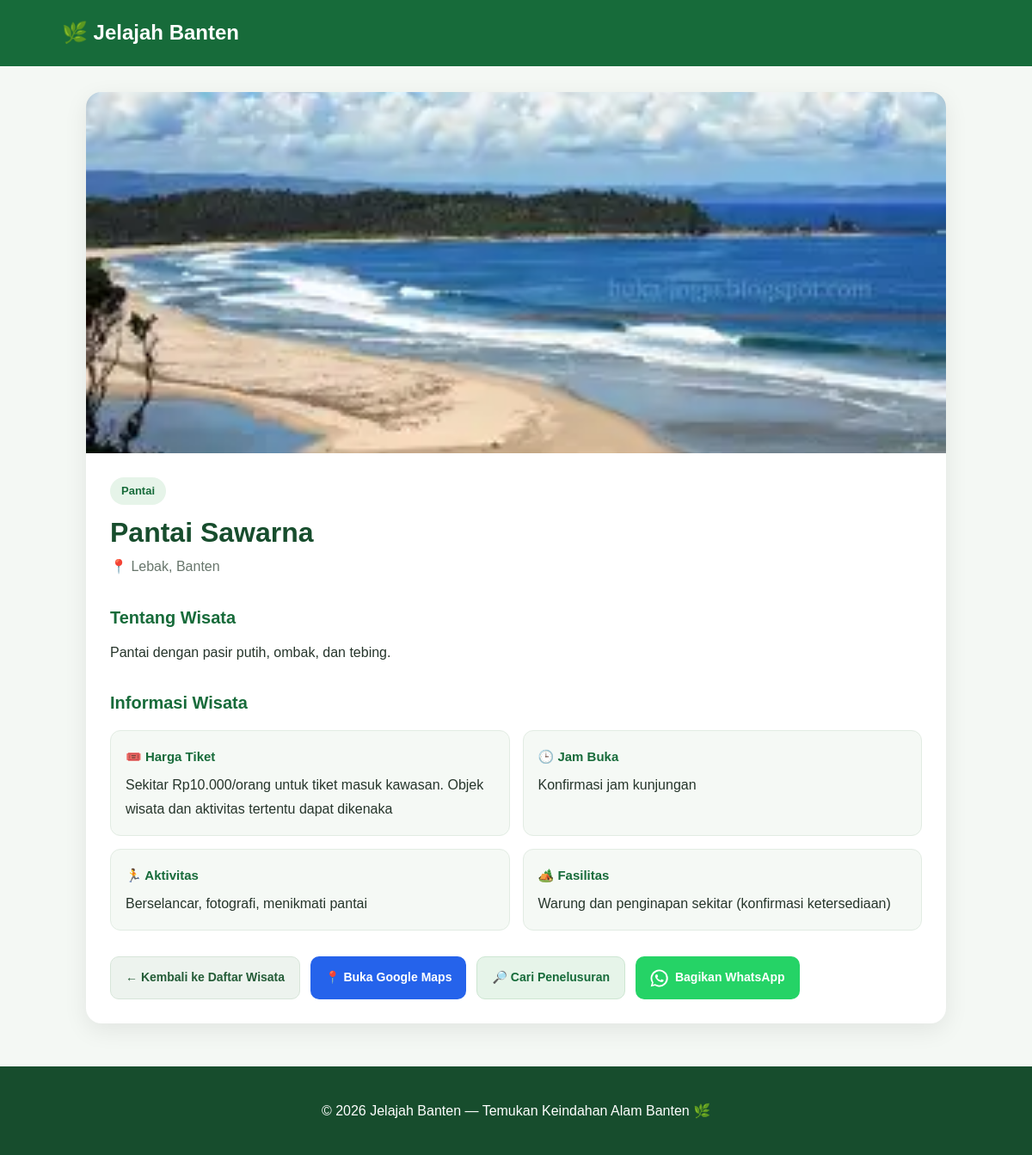
The app's page /detail.php?id=4 with its own data.
### tables this page shows
CREATE TABLE `wisata` (
  `id` int(11) NOT NULL,
  `nama` varchar(150) NOT NULL,
  `lokasi` varchar(200) NOT NULL,
  `kategori` varchar(100) NOT NULL,
  `deskripsi` text NOT NULL,
  `foto` varchar(255) NOT NULL,
  `aktivitas` text DEFAULT NULL,
  `harga_tiket` varchar(100) DEFAULT NULL,
  `jam_buka` varchar(100) DEFAULT NULL,
  `fasilitas` text DEFAULT NULL,
  `created_at` timestamp NOT NULL DEFAULT current_timestamp()
);

### detail.php (the view, shortened to what this page needs)
<?php
require_once __DIR__ . '/config/database.php';
$conn->set_charset("utf8mb4");
function e($teks) {
    return htmlspecialchars((string)($teks ?? ''), ENT_QUOTES, 'UTF-8');
}
function gambarDetail($foto) {
    $namaFile = basename((string)($foto ?? ''));
    $lokal = __DIR__ . '/images/' . $namaFile;
    if ($namaFile !== '' && is_file($lokal)) {
        return 'images/' . rawurlencode($namaFile);
    }
    return '';
}
$id = filter_input(INPUT_GET, 'id', FILTER_VALIDATE_INT);
if (!$id || $id < 1) {
    http_response_code(404);
    $wisata = null;
} else {
    $stmt = $conn->prepare("SELECT * FROM wisata WHERE id = ? LIMIT 1");
    $stmt->bind_param("i", $id);
    $stmt->execute();
    $hasil = $stmt->get_result();
    $wisata = $hasil->fetch_assoc();
}
$nama = $wisata['nama'] ?? '';
$lokasi = $wisata['lokasi'] ?? '';
$kategori = $wisata['kategori'] ?? '';
$deskripsi = $wisata['deskripsi'] ?? '';
$foto = gambarDetail($wisata['foto'] ?? '');
$aktivitas = trim((string)($wisata['aktivitas'] ?? ''));
$harga = trim((string)($wisata['harga_tiket'] ?? ''));
$jam = trim((string)($wisata['jam_buka'] ?? ''));
$fasilitas = trim((string)($wisata['fasilitas'] ?? ''));
$queryGoogle = urlencode($nama . ' ' . $lokasi);
$linkMaps = 'https://www.google.com/maps/search/?api=1&query=' . $queryGoogle;
$linkCari = 'https://www.google.com/search?q=' . $queryGoogle;
$pesanWhatsApp = "Yuk, kunjungi {$nama} yang berlokasi di {$lokasi}!\n\n"
    . "Kategori: {$kategori}\n"
    . "Informasi wisata ini bisa kamu lihat di website Jelajah Banten.\n\n"
    . "Ayo temukan destinasi wisata menarik lainnya di Banten!";
$linkWhatsApp = 'https://wa.me/?text=' . urlencode($pesanWhatsApp);
?>
<!DOCTYPE html>
<html lang="id">
<head>
</head>
<body>
<header>
    <p class="logo">
        <a href="index.php">🌿 Jelajah Banten</a>
    </p>
</header>
<main class="wadah">
    <?php if (!$wisata): ?>
        <section class="tidak-ditemukan">
            <h1>Wisata Tidak Ditemukan</h1>
            <p>Data wisata tidak tersedia atau mungkin sudah dihapus.</p>
            <a href="index.php" class="tombol tombol-kembali">
                ← Kembali ke Daftar Wisata
            </a>
        </section>
    <?php else: ?>
        <article class="kartu">
            <?php if ($foto !== ''): ?>
                <img
                    src="<?= e($foto) ?>"
                    alt="<?= e($nama) ?>"
                    class="foto-wisata"
                >
            <?php else: ?>
                <div class="tanpa-foto">
                    Foto wisata belum tersedia
                </div>
            <?php endif; ?>
            <div class="isi">
                <span class="kategori"><?= e($kategori ?: 'Wisata') ?></span>
                <h1><?= e($nama) ?></h1>
                <div class="lokasi">
                    📍 <?= e($lokasi ?: 'Lokasi belum tersedia') ?>
                </div>
                <h2 class="judul-bagian">Tentang Wisata</h2>
                <div class="deskripsi"><?= e($deskripsi ?: 'Deskripsi wisata belum tersedia.') ?></div>
                <h2 class="judul-bagian">Informasi Wisata</h2>
                <div class="grid-info">
                    <section class="info">
                        <h3>🎟️ Harga Tiket</h3>
                        <p><?= e($harga !== '' ? $harga : 'Informasi harga tiket belum tersedia.') ?></p>
                    </section>
                    <section class="info">
                        <h3>🕒 Jam Buka</h3>
                        <p><?= e($jam !== '' ? $jam : 'Informasi jam buka belum tersedia.') ?></p>
                    </section>
                    <section class="info">
                        <h3>🏃 Aktivitas</h3>
                        <p><?= nl2br(e($aktivitas !== '' ? $aktivitas : 'Informasi aktivitas belum tersedia.')) ?></p>
                    </section>
                    <section class="info">
                        <h3>🏕️ Fasilitas</h3>
                        <p><?= nl2br(e($fasilitas !== '' ? $fasilitas : 'Informasi fasilitas belum tersedia.')) ?></p>
                    </section>
                </div>
                <div class="tombol-aksi">
                    <a href="index.php" class="tombol tombol-kembali">
                        ← Kembali ke Daftar Wisata
                    </a>
                    <a
                        href="<?= e($linkMaps) ?>"
                        target="_blank"
                        rel="noopener noreferrer"
                        class="tombol tombol-maps"
                    >
                        📍 Buka Google Maps
                    </a>
                    <a
                        href="<?= e($linkCari) ?>"
                        target="_blank"
                        rel="noopener noreferrer"
                        class="tombol tombol-cari"
                    >
                        🔎 Cari Penelusuran
                    </a>
                    <a
                        href="<?= e($linkWhatsApp) ?>"
                        target="_blank"
                        rel="noopener noreferrer"
                        class="tombol tombol-whatsapp"
                    >
                        Bagikan WhatsApp
                    </a>
                </div>
            </div>
        </article>
    <?php endif; ?>
</main>
<footer>
    <p>© <?= date('Y') ?> Jelajah Banten — Temukan Keindahan Alam Banten 🌿</p>
</footer>
</body>
</html>

### detail.php (style rules this page uses)
* { box-sizing: border-box; }
body { margin: 0; font-family: Arial, Helvetica, sans-serif; background: #f4f8f4; color: #26352b; line-height: 1.7; }
header { background: #176b3a; color: white; padding: 18px 6%; }
.logo { margin: 0; font-size: 24px; font-weight: bold; }
.logo a { color: white; text-decoration: none; }
.wadah { max-width: 1000px; width: 92%; margin: 30px auto 50px; }
.kartu { background: white; border-radius: 18px; overflow: hidden; box-shadow: 0 8px 28px rgba(0, 0, 0, 0.08); }
.foto-wisata { display: block; width: 100%; height: 420px; object-fit: cover; background: #e1e9e2; }
.isi { padding: 28px; }
.kategori { display: inline-block; padding: 5px 13px; background: #e6f4e9; color: #176b3a; border-radius: 30px; font-size: 13px; font-weight: bold; }
h1 { margin: 12px 0 5px; color: #174d2d; font-size: 32px; line-height: 1.3; }
.lokasi { color: #68766c; margin-top: 5px; }
.judul-bagian { margin: 28px 0 10px; color: #176b3a; font-size: 20px; }
.deskripsi { white-space: pre-line; overflow-wrap: anywhere; }
.grid-info { display: grid; grid-template-columns: repeat(2, minmax(0, 1fr)); gap: 15px; margin-top: 15px; }
.info { padding: 17px; background: #f5f9f5; border: 1px solid #e2ece3; border-radius: 12px; min-width: 0; }
.info h3 { margin: 0 0 7px; font-size: 15px; color: #176b3a; }
.info p { margin: 0; overflow-wrap: anywhere; }
.tombol-aksi { display: flex; flex-wrap: wrap; gap: 12px; margin-top: 30px; }
.tombol { display: inline-flex; align-items: center; justify-content: center; gap: 8px; padding: 12px 17px; min-height: 46px; border-radius: 10px; text-decoration: none; font-weight: bold; font-size: 14px; transition: 0.2s ease; }
.tombol-kembali { background: #edf3ee; color: #245c37; border: 1px solid #d7e5d9; }
.tombol-maps { background: #2563eb; color: white; }
.tombol-cari { background: #e6f4e9; color: #176b3a; border: 1px solid #cde6d2; }
.tombol-whatsapp { background: #25d366; color: white; }
.tombol-whatsapp svg { width: 21px; height: 21px; flex-shrink: 0; }
footer { padding: 22px; background: #174d2d; color: white; text-align: center; }

### records on screen
wisata: foto (picture), kategori "Pantai", nama "Pantai Sawarna", lokasi "Lebak, Banten", deskripsi "Pantai dengan pasir putih, ombak, dan tebing.", harga_tiket "Sekitar Rp10.000/orang untuk tiket masuk kawasan. Objek wisata dan aktivitas tertentu dapat dikenaka", jam_buka "Konfirmasi jam kunjungan", aktivitas "Berselancar, fotografi, menikmati pantai", fasilitas "Warung dan penginapan sekitar (konfirmasi ketersediaan)"
